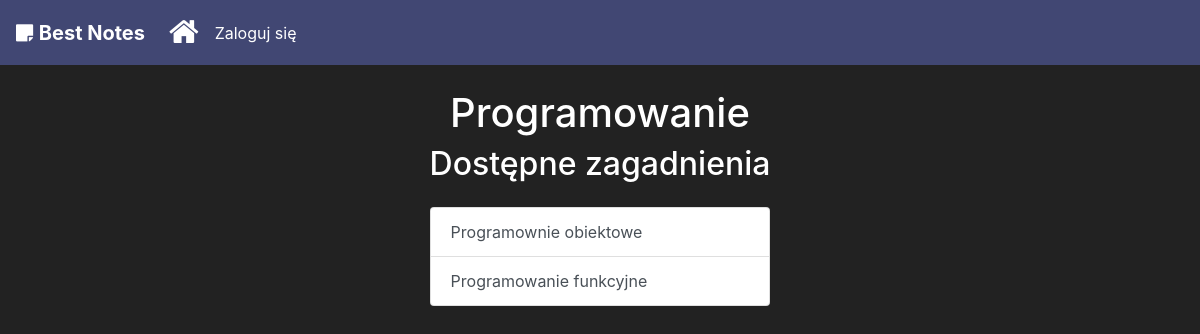
/bestnotes/topics_by_subject_id/1, run on an earlier commit of the app's database.
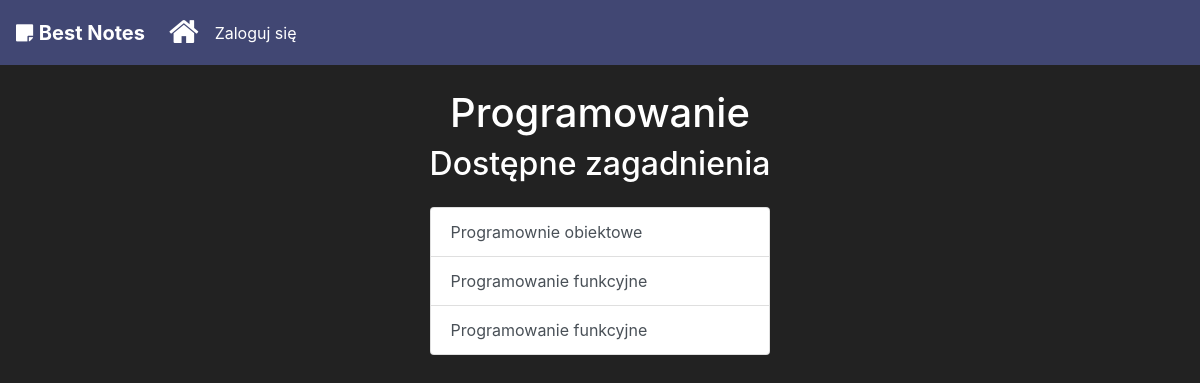
And on a later commit of the database.
### bestnotes/models.py (models this page shows)
class Topic(models.Model):
    name = models.CharField(max_length=30)
    subject = models.ForeignKey(Subject, on_delete=models.CASCADE)
    add_date = models.DateField()

### bestnotes/views.py (the view)
# urls.py: path('topics_by_subject_id/<subject_id>', views.topics_by_subject_id, name="topics"),
def topics_by_subject_id(request,subject_id):
    all_topics = Topic.objects.all()
    topics_under_subject = all_topics.filter(subject__id=subject_id) #get topics under given subject
    if len(topics_under_subject) > 0:
        subject_name = all_topics[0].subject.name  # Get note with given id
        context = {
            'subject_name': subject_name,
            'topics': topics_under_subject
        }
        return render(request, "topics.html", context)
    else:
        return HttpResponse("Topics not found.")

### bestnotes/templates/topics.html
{% extends 'base.html' %}
{% load static %}
{% block css %}
    <link rel="stylesheet" type="text/css" href="{% static 'topics.css' %}">
{% endblock %}
{% block content %}
{% include 'navbar.html' %}
<div class="container d-flex justify-content-center">
    <div class="row mt-4"><h1 class="subjectname">{{subject_name}}</h1></div>
</div>
<div class="container d-flex justify-content-center">
    <div class="row">
        <div class="col-sm-12">
            <h2 class="text-white text-center">Dostępne zagadnienia</h2>
            <ul class="list-group cProductsList mt-4">
                {% for topic in topics%}
                    <a href="/bestnotes/notes_by_topic/{{ topic.id }}" class="list-group-item list-group-item-action">{{ topic.name }}</a>
                {% endfor %}
            </ul>
        </div>
    </div>
</div>
{% endblock %}

What changed in the data, as far as the page shows it:
added Topic: name "Programowanie funkcyjne"
